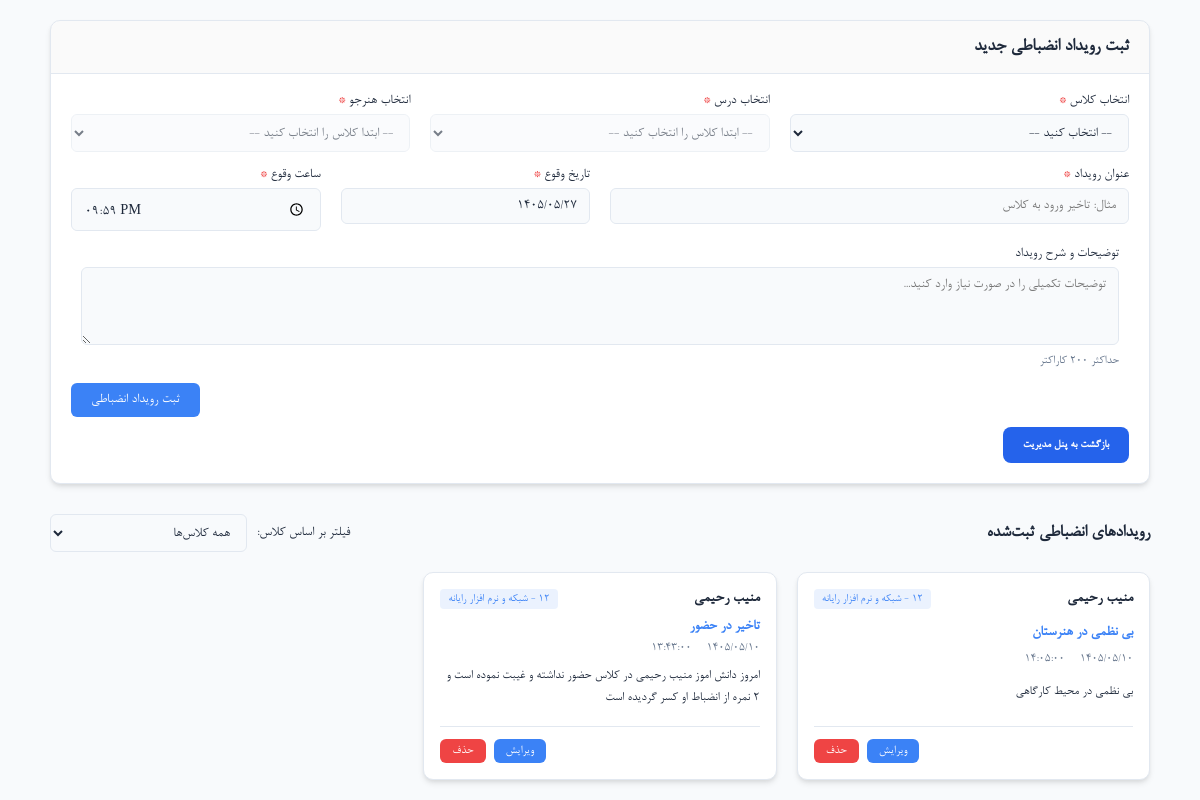
The page /add_disciplinary.php (signed in) on the database its author committed.
### tables this page shows
CREATE TABLE `disciplinary_records` (
  `id` int(10) UNSIGNED NOT NULL,
  `student_id` int(10) UNSIGNED NOT NULL,
  `title` varchar(200) NOT NULL,
  `incident_date` varchar(10) NOT NULL,
  `incident_time` time NOT NULL,
  `description` varchar(400) NOT NULL,
  `created_at` timestamp NOT NULL DEFAULT current_timestamp()
);

CREATE TABLE `students` (
  `Stu_ID` int(11) NOT NULL,
  `Stu_fullName` varchar(50) NOT NULL,
  `Stu_nationalCode` varchar(10) NOT NULL,
  `Stu_phone` varchar(11) NOT NULL,
  `Stu_fatherName` varchar(30) NOT NULL,
  `Stu_fatherPhone` varchar(11) NOT NULL,
  `Stu_classID` int(2) NOT NULL
);

CREATE TABLE `classes` (
  `C_ID` int(11) NOT NULL,
  `C_grade` int(2) NOT NULL,
  `C_major` varchar(50) NOT NULL
);

### teacher/jdf.php (called while the page is built, shortened)
<?php
function jdate($format, $timestamp = '', $none = '', $time_zone = 'Asia/Tehran', $tr_num = 'en')
{
	$T_sec = 0;
	$ts = $T_sec + (($timestamp == '' or $timestamp == 'now') ? time() : tr_num($timestamp));
	$date = explode('_', date('H_i_j_n_O_P_s_w_Y', $ts));
	list($j_y, $j_m, $j_d) = gregorian_to_jalali($date[8], $date[3], $date[2]);
	$sl = strlen($format);
	$out = '';
	for ($i = 0; $i < $sl; $i++) {
		$sub = substr($format, $i, 1);
		switch ($sub) {
			case 'd':
				$out .= ($j_d < 10) ? '0' . $j_d : $j_d;
				break;
			case 'm':
				$out .= ($j_m > 9) ? $j_m : '0' . $j_m;
				break;
			case 'Y':
				$out .= $j_y;
				break;
			default:
				$out .= $sub;
		}
	}
	return ($tr_num != 'en') ? tr_num($out, 'fa', '.') : $out;
}
function tr_num($str, $mod = 'en', $mf = '٫')
{
	$num_a = array('0', '1', '2', '3', '4', '5', '6', '7', '8', '9', '.');
	$key_a = array('۰', '۱', '۲', '۳', '۴', '۵', '۶', '۷', '۸', '۹', $mf);
	return ($mod == 'fa') ? str_replace($num_a, $key_a, $str) : str_replace($key_a, $num_a, $str);
}
function gregorian_to_jalali($g_y, $g_m, $g_d, $mod = '')
{
	$g_y = tr_num($g_y);
	$g_m = tr_num($g_m);
	$g_d = tr_num($g_d);
	$d_4 = $g_y % 4;
	$g_a = array(0, 0, 31, 59, 90, 120, 151, 181, 212, 243, 273, 304, 334);
	$doy_g = $g_a[(int) $g_m] + $g_d;
	$d_33 = (int) ((($g_y - 16) % 132) * .0305);
	$a = ($d_33 == 3 or $d_33 < ($d_4 - 1) or $d_4 == 0) ? 286 : 287;
	$b = (($d_33 == 1 or $d_33 == 2) and ($d_33 == $d_4 or $d_4 == 1)) ? 78 : (($d_33 == 3 and $d_4 == 0) ? 80 : 79);
	if ($doy_g > $b) {
		$jy = $g_y - 621;
		$doy_j = $doy_g - $b;
	} else {
		$jy = $g_y - 622;
		$doy_j = $doy_g + $a;
	}
	if ($doy_j < 187) {
		$jm = (int) (($doy_j - 1) / 31);
		$jd = $doy_j - (31 * $jm++);
	} else {
		$jm = (int) (($doy_j - 187) / 30);
		$jd = $doy_j - 186 - ($jm * 30);
		$jm += 7;
	}
	return ($mod == '') ? array($jy, $jm, $jd) : $jy . $mod . $jm . $mod . $jd;
}

### add_disciplinary.php (the view, shortened to what this page needs)
<?php
require_once '../connect.php';
include_once 'jdf.php';
$teacher_id = $_SESSION['ID'];
$today_jalali = jdate('Y/m/d');
$stmt_records = $connect->prepare("
    SELECT
        dr.id, dr.title, dr.incident_date, dr.incident_time, dr.description, dr.created_at,
        s.Stu_fullName, s.Stu_classID,
        c.C_grade, c.C_major
    FROM disciplinary_records dr
    INNER JOIN students s ON dr.student_id = s.Stu_ID
    INNER JOIN classes c ON s.Stu_classID = c.C_ID
    INNER JOIN courses co ON co.Co_classID = c.C_ID
    WHERE co.Co_teacherID = :teacher_id
    GROUP BY dr.id
    ORDER BY dr.id DESC
");
$stmt_records->execute([':teacher_id' => $teacher_id]);
$records = $stmt_records->fetchAll(PDO::FETCH_ASSOC);
?>
<!DOCTYPE html>
<html lang="fa" dir="rtl">
<head>
    <link rel="stylesheet" href="../styles/font.css">
    <link rel="stylesheet" href="../styles/teacher_disciplinary.css">
    <link rel="stylesheet" href="../js/sweetalert2.min.css">
    <link rel="stylesheet" href="../js/jalali-datepicker.min.css">
</head>
<body>
<div class="main-container">
    <div class="card-box">
        <div class="card-header">
            <h2>ثبت رویداد انضباطی جدید</h2>
        </div>
        <div class="card-body">
            <form id="addDisciplinaryForm">
                <div class="form-row">
                    <div class="form-group col-md-4">
                        <label for="class_select">انتخاب کلاس <span class="required">*</span></label>
                        <select id="class_select" name="class_id" class="form-control" required>
                            <option value="">-- انتخاب کنید --</option>
                        </select>
                    </div>
                    <div class="form-group col-md-4">
                        <label for="course_select">انتخاب درس <span class="required">*</span></label>
                        <select id="course_select" name="course_id" class="form-control" required disabled>
                            <option value="">-- ابتدا کلاس را انتخاب کنید --</option>
                        </select>
                    </div>
                    <div class="form-group col-md-4">
                        <label for="student_select">انتخاب هنرجو <span class="required">*</span></label>
                        <select id="student_select" name="student_id" class="form-control" required disabled>
                            <option value="">-- ابتدا کلاس را انتخاب کنید --</option>
                        </select>
                    </div>
                </div>
                <div class="form-row">
                    <div class="form-group col-md-6">
                        <label for="title">عنوان رویداد <span class="required">*</span></label>
                        <input type="text" id="title" name="title" class="form-control" placeholder="مثال: تاخیر ورود به کلاس" required>
                    </div>
                    <div class="form-group col-md-3">
                        <label for="incident_date">تاریخ وقوع <span class="required">*</span></label>
                        <input type="text" id="incident_date" name="incident_date" class="form-control" data-jdp placeholder="YYYY/MM/DD" value="<?= $today_jalali; ?>" autocomplete="off" required>
                    </div>
                    <div class="form-group col-md-3">
                        <label for="incident_time">ساعت وقوع <span class="required">*</span></label>
                        <input type="time" id="incident_time" name="incident_time" class="form-control" value="<?= date('H:i'); ?>" required>
                    </div>
                </div>
                <div class="form-group">
                    <label for="description">توضیحات و شرح رویداد</label>
                    <textarea id="description" name="description" class="form-control" rows="4" maxlength="200" placeholder="توضیحات تکمیلی را در صورت نیاز وارد کنید..."></textarea>
                    <small class="form-text text-muted">حداکثر ۲۰۰ کاراکتر</small>
                </div>
                <div class="form-actions">
                    <button type="submit" id="btnSubmit" class="btn btn-primary">
                        <i class="icon-save"></i> ثبت رویداد انضباطی
                    </button>
                </div>
                    <a href="../teacher_panel.php" id="smsParentBtn" class="btn-view-link">
                        بازگشت به پنل مدیریت
                    </a>
            </form>
        </div>
    </div>
    <div class="records-section">
        <div class="section-header">
            <h3>رویدادهای انضباطی ثبت‌شده</h3>
            <div class="filter-box">
                <label for="filter_class">فیلتر بر اساس کلاس:</label>
                <select id="filter_class" class="form-control-sm">
                    <option value="all">همه کلاس‌ها</option>
                </select>
            </div>
        </div>
        <div class="cards-grid" id="recordsContainer">
            <?php if (empty($records)): ?>
                <div class="no-data">هیچ رویداد انضباطی ثبت نشده است.</div>
            <?php else: ?>
                <?php foreach ($records as $rec): ?>
                    <div class="note-box" data-class-id="<?= $rec['Stu_classID']; ?>">
                        <div class="note-header">
                            <span class="student-name"><?= htmlspecialchars($rec['Stu_fullName']); ?></span>
                            <span class="badge-class"><?= htmlspecialchars($rec['C_grade'] . ' - ' . $rec['C_major']); ?></span>
                        </div>
                        <div class="note-title"><?= htmlspecialchars($rec['title']); ?></div>
                        <div class="note-meta">
                            <span><i class="icon-calendar"></i> <?= htmlspecialchars($rec['incident_date']); ?></span>
                            <span><i class="icon-clock"></i> <?= htmlspecialchars($rec['incident_time']); ?></span>
                        </div>
                        <div class="note-body">
                            <?= nl2br(htmlspecialchars($rec['description'])); ?>
                        </div>
                        <div class="note-actions">
                            <button type="button" class="btn-sm btn-edit btn-trigger-edit"
                                    data-id="<?= $rec['id']; ?>"
                                    data-title="<?= htmlspecialchars($rec['title']); ?>"
                                    data-date="<?= htmlspecialchars($rec['incident_date']); ?>"
                                    data-time="<?= htmlspecialchars($rec['incident_time']); ?>"
                                    data-desc="<?= htmlspecialchars($rec['description']); ?>">
                                ویرایش
                            </button>
                            <button type="button" class="btn-sm btn-delete btn-trigger-delete" data-id="<?= $rec['id']; ?>">
                                حذف
                            </button>
                        </div>
                    </div>
                <?php endforeach; ?>
            <?php endif; ?>
        </div>
    </div>
</div>
</body>
</html>

### styles/teacher_disciplinary.css (style rules this page uses)
:root { --bg-main: #f8fafc; --bg-card: #ffffff; --text-main: #1e293b; --text-muted: #64748b; --border-color: #e2e8f0; --primary: #3b82f6; --primary-hover: #2563eb; --danger: #ef4444; --danger-hover: #dc2626; --secondary: #94a3b8; --secondary-hover: #64748b; --shadow: 0 4px 6px -1px rgba(0, 0, 0, 0.1), 0 2px 4px -1px rgba(0, 0, 0, 0.06); --radius: 10px; }
* { box-sizing: border-box; margin: 0; padding: 0; }
body { background-color: var(--bg-main) !important; color: var(--text-main); font-family: 'Vazir', 'Tahoma', sans-serif; transition: background-color 0.3s ease, color 0.3s ease; padding: 20px; }
.main-container { max-width: 1100px; margin: 0 auto; }
.card-box { background-color: var(--bg-card); border: 1px solid var(--border-color); border-radius: var(--radius); box-shadow: var(--shadow); margin-bottom: 30px; overflow: hidden; }
.card-header { padding: 16px 20px; border-bottom: 1px solid var(--border-color); background-color: rgba(0, 0, 0, 0.02); }
.card-header h2 { font-size: 1.2rem; font-weight: 700; }
.card-body { padding: 20px; }
.form-row { display: flex; flex-wrap: wrap; margin: 0 -10px; }
.form-group { padding: 0 10px; margin-bottom: 16px; width: 100%; }
.col-md-3 { width: 25%; }
.col-md-4 { width: 33.333%; }
.col-md-6 { width: 50%; }
label { display: block; margin-bottom: 6px; font-size: 0.9rem; color: var(--text-main); }
.required { color: var(--danger); }
.form-control, .form-control-sm { width: 100%; padding: 10px 12px; font-size: 0.9rem; background-color: var(--bg-main); color: var(--text-main); border: 1px solid var(--border-color); border-radius: 6px; outline: none; transition: border-color 0.2s ease; }
.form-control:disabled { opacity: 0.6; cursor: not-allowed; }
textarea.form-control { resize: vertical; }
.form-text { font-size: 0.8rem; color: var(--text-muted); margin-top: 4px; display: block; }
.form-actions { display: flex; justify-content: flex-end; margin-top: 10px; }
.btn, .btn-sm { display: inline-flex; align-items: center; justify-content: center; border: none; border-radius: 6px; font-size: 0.9rem; font-weight: 500; cursor: pointer; transition: background-color 0.2s ease; padding: 10px 20px; }
.btn-primary { background-color: var(--primary); color: #fff; }
.btn-sm { padding: 6px 12px; font-size: 0.8rem; }
.btn-edit { background-color: var(--primary); color: #fff; }
.btn-delete { background-color: var(--danger); color: #fff; }
.records-section { margin-top: 20px; }
.section-header { display: flex; justify-content: space-between; align-items: center; margin-bottom: 20px; }
.filter-box { display: flex; align-items: center; gap: 10px; }
.filter-box label { margin-bottom: 0; white-space: nowrap; }
.cards-grid { display: grid; grid-template-columns: repeat(auto-fill, minmax(300px, 1fr)); gap: 20px; }
.note-box { background-color: var(--bg-card); border: 1px solid var(--border-color); border-radius: var(--radius); padding: 16px; box-shadow: var(--shadow); display: flex; flex-direction: column; justify-content: space-between; transition: transform 0.2s ease, box-shadow 0.2s ease; }
.note-header { display: flex; justify-content: space-between; align-items: center; margin-bottom: 10px; }
.student-name { font-weight: 700; font-size: 1rem; }
.badge-class { background-color: rgba(59, 130, 246, 0.1); color: var(--primary); font-size: 0.75rem; padding: 4px 8px; border-radius: 4px; }
.note-title { font-size: 0.95rem; font-weight: 600; margin-bottom: 8px; color: var(--primary); }
.note-meta { display: flex; gap: 15px; font-size: 0.8rem; color: var(--text-muted); margin-bottom: 12px; }
.note-body { font-size: 0.85rem; line-height: 1.6; color: var(--text-main); margin-bottom: 16px; word-break: break-word; }
.note-actions { display: flex; justify-content: flex-end; gap: 8px; border-top: 1px solid var(--border-color); padding-top: 12px; }

### add_disciplinary.php (style rules this page uses)
.btn-view-link { display: inline-flex; align-items: center; gap: 8px; background-color: #2563eb; color: #ffffff; text-decoration: none; padding: 12px 20px; border-radius: 8px; font-weight: bold; font-size: 12px; margin-top: 10px; max-width: 160px; }

### rows shown on the page
disciplinary_records: student.Stu_fullName "منیب رحیمی", classes.C_grade+C_major "12 - شبکه و نرم افزار رایانه", title "بی نظمی در هنرستان", incident_date "۱۴۰۵/۰۵/۱۰", incident_time "14:05:00", description "بی نظمی در محیط کارگاهی"
disciplinary_records: student.Stu_fullName "منیب رحیمی", classes.C_grade+C_major "12 - شبکه و نرم افزار رایانه", title "تاخیر در حضور", incident_date "۱۴۰۵/۰۵/۱۰", incident_time "13:43:00", description "امروز دانش اموز منیب رحیمی در کلاس حضور نداشته و غیبت نموده است و 2 نمره از انضباط او کسر گردیده است"
